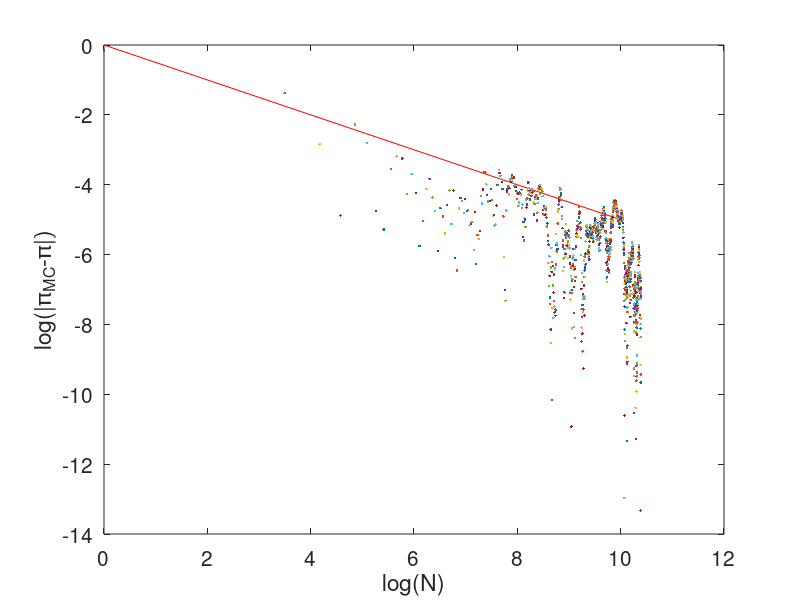

Write the MATLAB code that produced this figure.
close all
clear all

%================
% simulation of random dart landing
%================

%---
% prepare
%---

figure(1)
hold on
xlabel('log(N)','fontsize',15)
ylabel('log(|\pi_{MC}-\pi|)','fontsize',15)
set(gca,'fontsize',15)
box

%---
% draw a line with slope -1/2
%---

xplot(1)= 0.0; yplot(1)= 0.0;
xplot(2)=10.0; yplot(2)=-5.0;

plot(xplot,yplot,'r');

%---
% Monte Carlo
%---

Nmax = 1024*2*2*2*2*2;

Ic=0;  % counter

jplot=32;

for N=1:Nmax

 x = 2.0*rand-1.0;
 y = 2.0*rand-1.0;

 if(x^2+y^2<1.0)
  Ic=Ic+1;
 end

 pi_mc=4.0*Ic/N;

 if(jplot==32)
  plot(log(N),log(abs(pi_mc-pi)),'.')
  jplot=0;
 end

 jplot=jplot+1;

end
